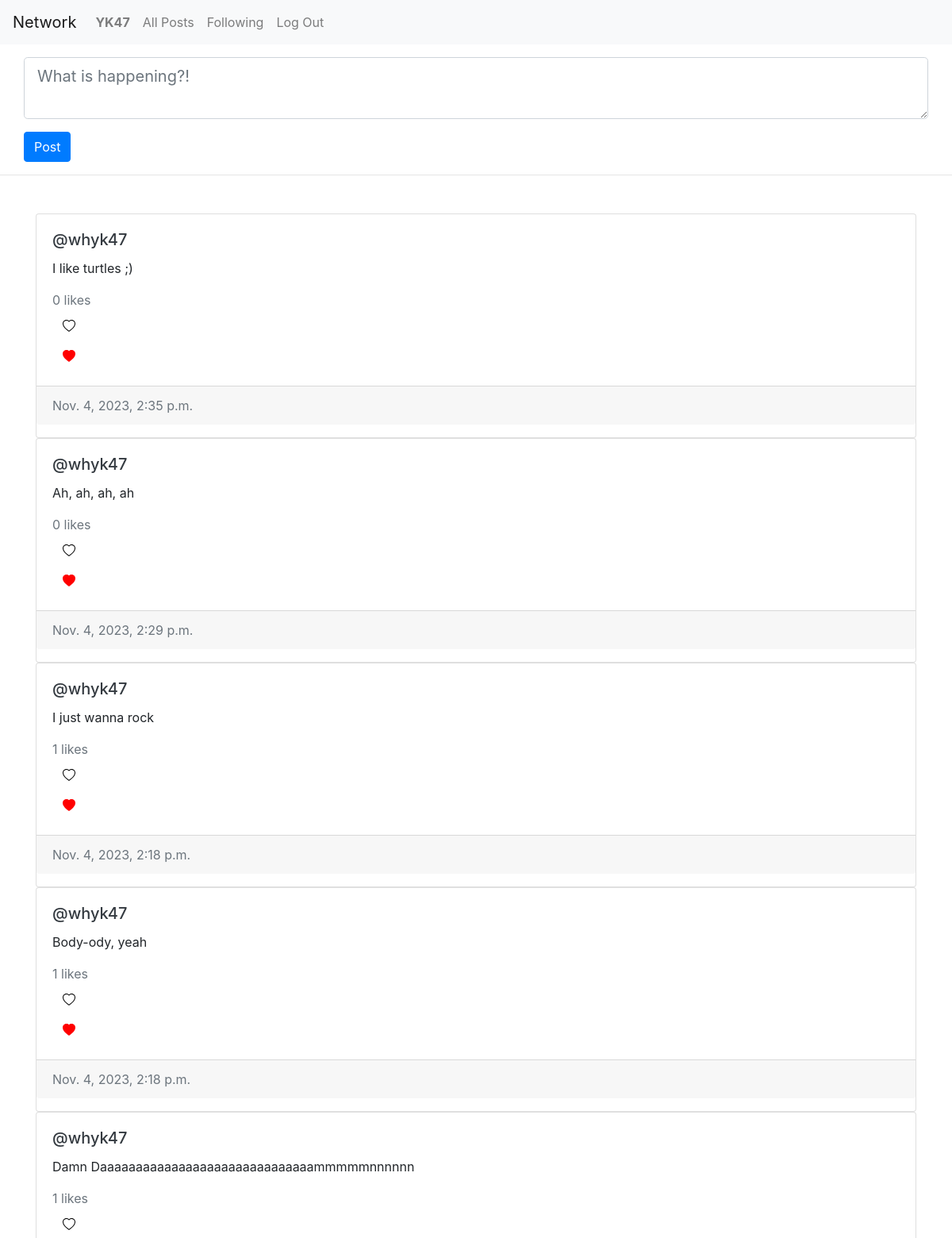
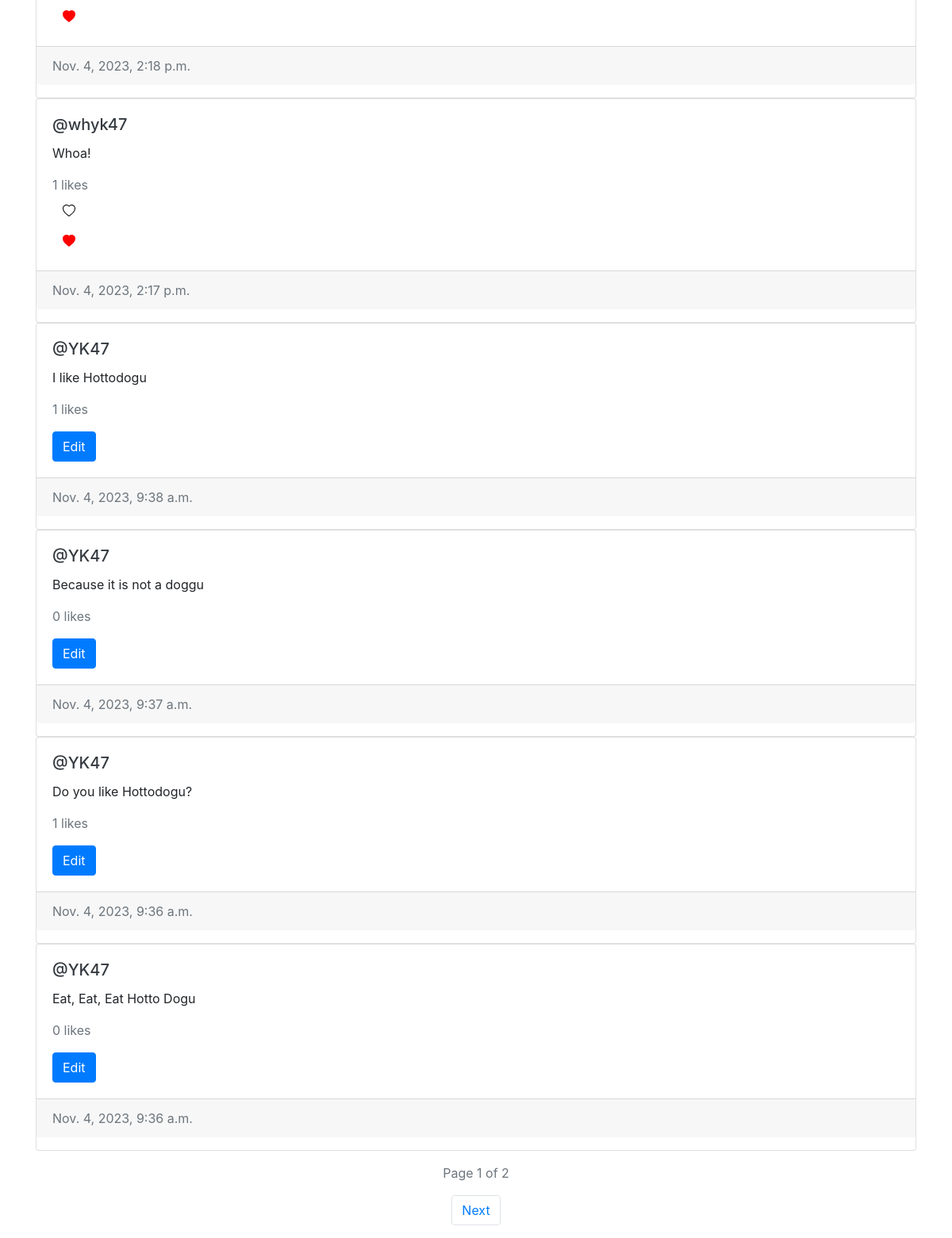
Screenshot of / (signed in) with the database file from the repository (2 pictures, top to bottom).
### network/models.py (models this page shows, shortened)
class User(AbstractUser):
    followers = models.ManyToManyField("self", symmetrical=False, related_name="following")

class Post(models.Model):
    poster = models.ForeignKey(User, on_delete=models.CASCADE, related_name="posts")
    content = models.CharField(max_length=512)
    timestamp = models.DateTimeField(default=datetime.now(pytz.timezone('Asia/Singapore')))
    likers = models.ManyToManyField(User, related_name="liked", blank=True)
    def likes(self):
        return self.likers.all().count()

### network/views.py (the view)
# urls.py: path("", views.index, name="index"),
def index(request):
    if request.method == "POST":
        content = request.POST["content"]
        post = Post(poster=request.user, content=content, timestamp=datetime.now(pytz.timezone('Asia/Singapore')))
        post.save()
    posts = Post.objects.all().order_by('-timestamp')
    return render(request, "network/index.html", {
        "page": get_page(request, posts),
        "liked": get_liked(request)
    })

### network/util.py (called while the page is built)
def get_page(request, posts):
    paginator = Paginator(posts, 10)
    page_no = request.GET.get("page")
    page = paginator.get_page(page_no)
    return page

def get_liked(request):
    if request.user.is_authenticated:
        return [post.id for post in request.user.liked.all()]

### network/templates/network/index.html (shortened to what this page needs)
{% extends "network/layout.html" %}
{% load static %}
{% block body %}
    {% if username %}
        <div class="container">
            <h1 class="mt-3 mb-3">{{ username }}</h1>
            <p class="text-primary">{{ profile.num_followers }} followers, {{ profile.num_following }} following</p>
            <form action="{% url 'network:profile' username %}" method="post">
                {% csrf_token %}
                {% if is_follower and user.username != username %}
                    <button type="submit" name="unfollow" value="True" class="btn btn-danger">Unfollow</button>
                {% elif user.is_authenticated and user.username != username %}
                    <button type="submit" name="follow" value="True" class="btn btn-primary">Follow</button>
                {% endif %}
            </form>
        </div>
    {% elif user.is_authenticated %}
        <form action="{% url 'network:index' %}" method="post" class="container">
            <div class="row mt-3 mb-3">
                <textarea class="form-control form-control-lg" name="content" placeholder="What is happening?!" required></textarea>
            </div>
            <div class="row">
                <button class="btn btn-primary" type="submit">Post</button>
            </div>
        </form>
    {% endif %}
    <hr class="mt-3 mb-5">
    <div class="container">
        {% for post in page %}
            <div class="card post">
                <div class="card-body">
                    <h5 class="card-title">
                        <a href="{% url 'network:profile' post.poster.username %}" class="text-dark">@{{ post.poster }}</a>
                    </h5>
                    <div id="content-view-{{ post.id }}">
                        <p id="content_{{ post.id }}" class="card-text">{{ post.content }}</p>
                        <p class="card-text text-muted"><span id="numlikes_{{ post.id }}">{{ post.likes }}</span> likes</p>
                        {% if post.poster == user %}
                            <button value="{{ post.id }}" class="btn btn-primary edit">Edit</button>
                        {% endif %}
                    </div>
                    {% if user.is_authenticated %}
                        {% if post.poster == user %}
                            <div id="edit-view-{{ post.id }}" style="display: none">
                                <textarea id="textarea_{{ post.id }}" class="form-control form-control-lg mt-3 mb-3">{{ post.content }}</textarea>
                                <button value="{{ post.id }}" class="btn btn-primary save">Save</button>
                            </div>
                        {% else %}
                            <div id="like_{{ post.id }}">
                                <button value="{{ post.id }}" type="button" class="btn btn-muted like">
                                    <svg value="{{ post.id }}" xmlns="http://www.w3.org/2000/svg" width="16" height="16" fill="black" class="bi bi-heart" viewBox="0 0 16 16">
                                        <path d="m8 2.748-.717-.737C5.6.281 2.514.878 1.4 3.053c-.523 1.023-.641 2.5.314 4.385.92 1.815 2.834 3.989 6.286 6.357 3.452-2.368 5.365-4.542 6.286-6.357.955-1.886.838-3.362.314-4.385C13.486.878 10.4.28 8.717 2.01L8 2.748zM8 15C-7.333 4.868 3.279-3.04 7.824 1.143c.06.055.119.112.176.171a3.12 3.12 0 0 1 .176-.17C12.72-3.042 23.333 4.867 8 15z"/>
                                    </svg>
                                </button>
                            </div>
                            <div id="unlike_{{ post.id }}">
                                <button value="{{ post.id }}" type="button" class="btn btn-muted unlike">
                                    <svg value="{{ post.id }}" xmlns="http://www.w3.org/2000/svg" width="16" height="16" fill="red" class="bi bi-heart-fill" viewBox="0 0 16 16">
                                        <path fill-rule="evenodd" d="M8 1.314C12.438-3.248 23.534 4.735 8 15-7.534 4.736 3.562-3.248 8 1.314z"/>
                                    </svg>
                                </button>
                            </div>
                        {% endif %}
                    {% endif %}
                </div>
                <p class="card-footer text-muted">{{ post.timestamp }}</p>
            </div>
        {% empty %}
            <h3>No Posts Yet!</h3>
        {% endfor %}
    </div>
    <p class="text-muted d-flex justify-content-center mt-3">Page {{ page.number }} of {{ page.paginator.num_pages }}</p>
    <div class="d-flex justify-content-center">
        <nav aria-label="Page navigation example">
            <ul class="pagination">
                {% if page.has_next %}
                    <li class="page-item"><a class="page-link" href="?page={{ page.next_page_number }}">Next</a></li>
                {% endif %}
            </ul>
        </nav>
    </div>
{% endblock %}

### network/templates/network/layout.html (shortened to what this page needs)
{% load static %}
<!DOCTYPE html>
<html lang="en">
    <head>
        <link rel="stylesheet" href="https://stackpath.bootstrapcdn.com/bootstrap/4.4.1/css/bootstrap.min.css">
        <link href="{% static 'network/styles.css' %}" rel="stylesheet">
    </head>
    <body>
        <nav class="navbar navbar-expand-lg navbar-light bg-light">
            <a class="navbar-brand" href="#">Network</a>
            <div>
              <ul class="navbar-nav mr-auto">
                {% if user.is_authenticated %}
                    <li class="nav-item">
                        <a class="nav-link" href="{% url 'network:profile' user.username %}"><strong>{{ user.username }}</strong></a>
                    </li>
                {% endif %}
                <li class="nav-item">
                  <a class="nav-link" href="{% url 'network:index' %}">All Posts</a>
                </li>
                {% if user.is_authenticated %}
                    <li class="nav-item">
                        <a class="nav-link" href="{% url 'network:following' %}">Following</a>
                    </li>
                    <li class="nav-item">
                        <a class="nav-link" href="{% url 'network:logout' %}">Log Out</a>
                    </li>
                {% endif %}
              </ul>
            </div>
          </nav>
        <div class="body">
            {% block body %}
            {% endblock %}
        </div>
    </body>
</html>

### rows the page displays
User: username "YK47"
Post: poster "whyk47", content "I like turtles ;)", likes "0", timestamp "Nov. 4, 2023, 2:35 p.m."
Post: poster "whyk47", content "Ah, ah, ah, ah", likes "0", timestamp "Nov. 4, 2023, 2:29 p.m."
Post: poster "whyk47", content "I just wanna rock", likes "1", timestamp "Nov. 4, 2023, 2:18 p.m."
Post: poster "whyk47", content "Body-ody, yeah", likes "1", timestamp "Nov. 4, 2023, 2:18 p.m."
Post: poster "whyk47", content "Damn Daaaaaaaaaaaaaaaaaaaaaaaaaaaaaammmmmnnnnnn", likes "1", timestamp "Nov. 4, 2023, 2:18 p.m."
Post: poster "whyk47", content "Whoa!", likes "1", timestamp "Nov. 4, 2023, 2:17 p.m."
Post: poster "YK47", content "I like Hottodogu", likes "1", timestamp "Nov. 4, 2023, 9:38 a.m."
Post: poster "YK47", content "Because it is not a doggu", likes "0", timestamp "Nov. 4, 2023, 9:37 a.m."
Post: poster "YK47", content "Do you like Hottodogu?", likes "1", timestamp "Nov. 4, 2023, 9:36 a.m."
Post: poster "YK47", content "Eat, Eat, Eat Hotto Dogu", likes "0", timestamp "Nov. 4, 2023, 9:36 a.m."

### other values shown
{{ page.number }} "1"
{{ page.paginator.num_pages }} "2"
